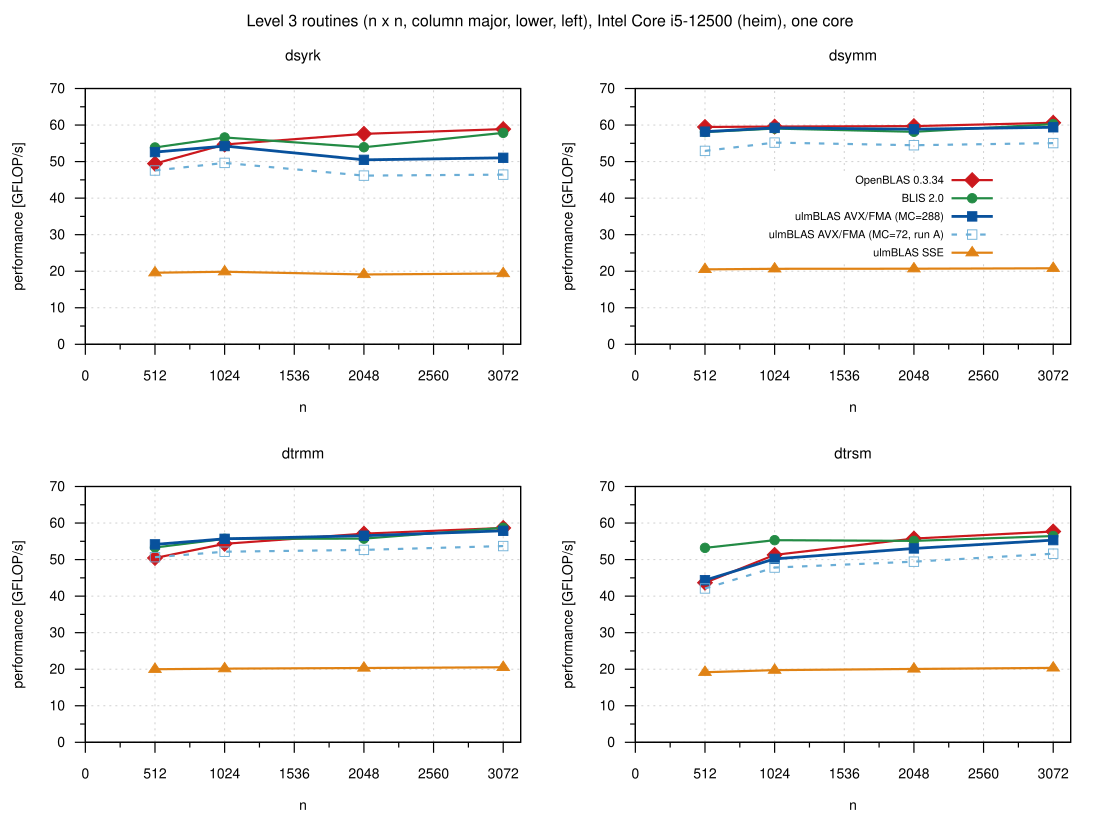

Generate this figure with gnuplot:
load "_style.gp"
set terminal svg size 1100,820 dynamic enhanced font "Helvetica,14" background rgb "white"
set output "level3.svg"
set xrange [0:3200]
set yrange [0:70]
set xtics 0, 512, 3072
set mxtics 2
set multiplot layout 2,2 title "Level 3 routines (n x n, column major, lower, left), Intel Core i5-12500 (heim), one core" font ",16"
do for [r in "dsyrk dsymm dtrmm dtrsm"] {
    if (r eq "dsymm") {
        set key inside center center vertical font ",11" spacing 1.1 nobox
    } else {
        set key off
    }
    set title sprintf("%s", r) font ",15"
    set xlabel "n"
    set ylabel "performance [GFLOP/s]"
    plot S."level3_".r.".csv" using "n":"openblas"      with linespoints ls 6 title "OpenBLAS 0.3.34", \
         ""                   using "n":"blis"          with linespoints ls 5 title "BLIS 2.0", \
         ""                   using "n":"avx_mc288"     with linespoints ls 4 title "ulmBLAS AVX/FMA (MC=288)", \
         ""                   using "n":"runA_avx_mc72" with linespoints ls 3 title "ulmBLAS AVX/FMA (MC=72, run A)", \
         ""                   using "n":"sse_mc384"     with linespoints ls 2 title "ulmBLAS SSE"
}
unset multiplot
